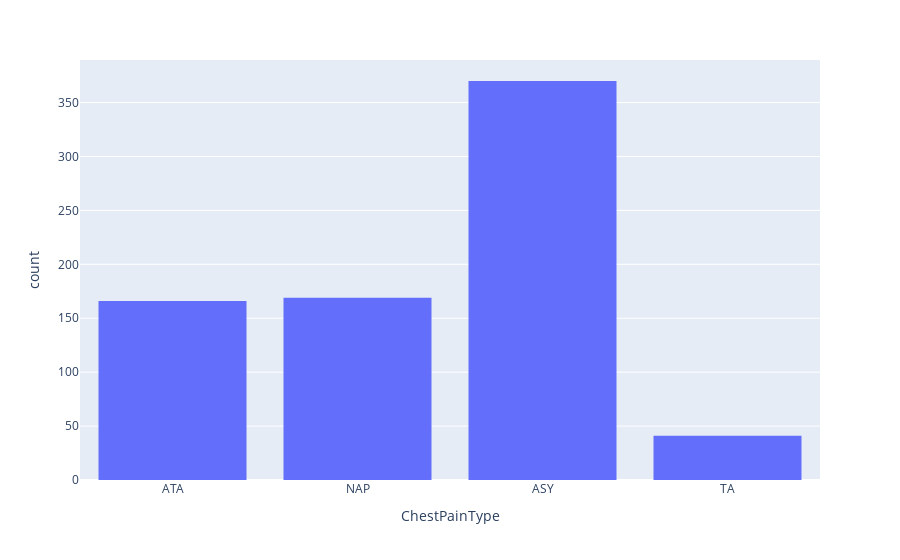

Notebook cell for this chart:
### Code cell
# TA: Typical Angina, ATA: Atypical Angina, NAP: Non-Anginal Pain, ASY: Asymptomatic
chestPainType = px.histogram(df, x='ChestPainType')
chestPainType.show()

### Figure 1 — Plotly figure (JSON) as saved in the notebook; plotly's stock layout.template omitted (floating-point values rounded to 4 significant figures; data arrays with more than 128 entries replaced by an {"elided": "..."} marker saying what was removed)
{"data": [{"alignmentgroup": "True", "bingroup": "x", "hovertemplate": "ChestPainType=%{x}<br>count=%{y}<extra></extra>", "legendgroup": "", "marker": {"color": "#636efa", "pattern": {"shape": ""}}, "name": "", "offsetgroup": "", "orientation": "v", "showlegend": false, "type": "histogram", "x": {"elided": "746 str values"}, "xaxis": "x", "yaxis": "y"}], "layout": {"barmode": "relative", "legend": {"tracegroupgap": 0}, "margin": {"t": 60}, "xaxis": {"anchor": "y", "domain": [0, 1], "title": {"text": "ChestPainType"}}, "yaxis": {"anchor": "x", "domain": [0, 1], "title": {"text": "count"}}}}
